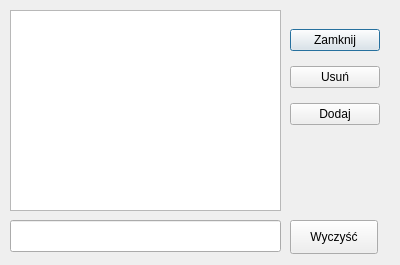
<?xml version="1.0" encoding="UTF-8"?>
<ui version="4.0">
 <class>Dictionary</class>
 <widget class="QDialog" name="Dictionary">
  <property name="geometry">
   <rect>
    <x>0</x>
    <y>0</y>
    <width>400</width>
    <height>265</height>
   </rect>
  </property>
  <property name="windowTitle">
   <string>Dialog</string>
  </property>
  <widget class="QWidget" name="layoutWidget">
   <property name="geometry">
    <rect>
     <x>290</x>
     <y>20</y>
     <width>90</width>
     <height>116</height>
    </rect>
   </property>
   <layout class="QVBoxLayout" name="verticalLayout">
    <item>
     <widget class="QPushButton" name="closeButton">
      <property name="text">
       <string>Zamknij</string>
      </property>
     </widget>
    </item>
    <item>
     <widget class="QPushButton" name="deleteButton">
      <property name="text">
       <string>Usuń</string>
      </property>
     </widget>
    </item>
    <item>
     <widget class="QPushButton" name="addButton">
      <property name="text">
       <string>Dodaj</string>
      </property>
     </widget>
    </item>
   </layout>
  </widget>
  <widget class="QListView" name="listView">
   <property name="geometry">
    <rect>
     <x>10</x>
     <y>10</y>
     <width>271</width>
     <height>201</height>
    </rect>
   </property>
   <property name="selectionMode">
    <enum>QAbstractItemView::MultiSelection</enum>
   </property>
  </widget>
  <widget class="QLineEdit" name="filterEdit">
   <property name="geometry">
    <rect>
     <x>10</x>
     <y>220</y>
     <width>271</width>
     <height>32</height>
    </rect>
   </property>
  </widget>
  <widget class="QPushButton" name="clearFilterButton">
   <property name="geometry">
    <rect>
     <x>290</x>
     <y>220</y>
     <width>88</width>
     <height>34</height>
    </rect>
   </property>
   <property name="text">
    <string>Wyczyść</string>
   </property>
  </widget>
 </widget>
 <resources/>
 <connections/>
</ui>
